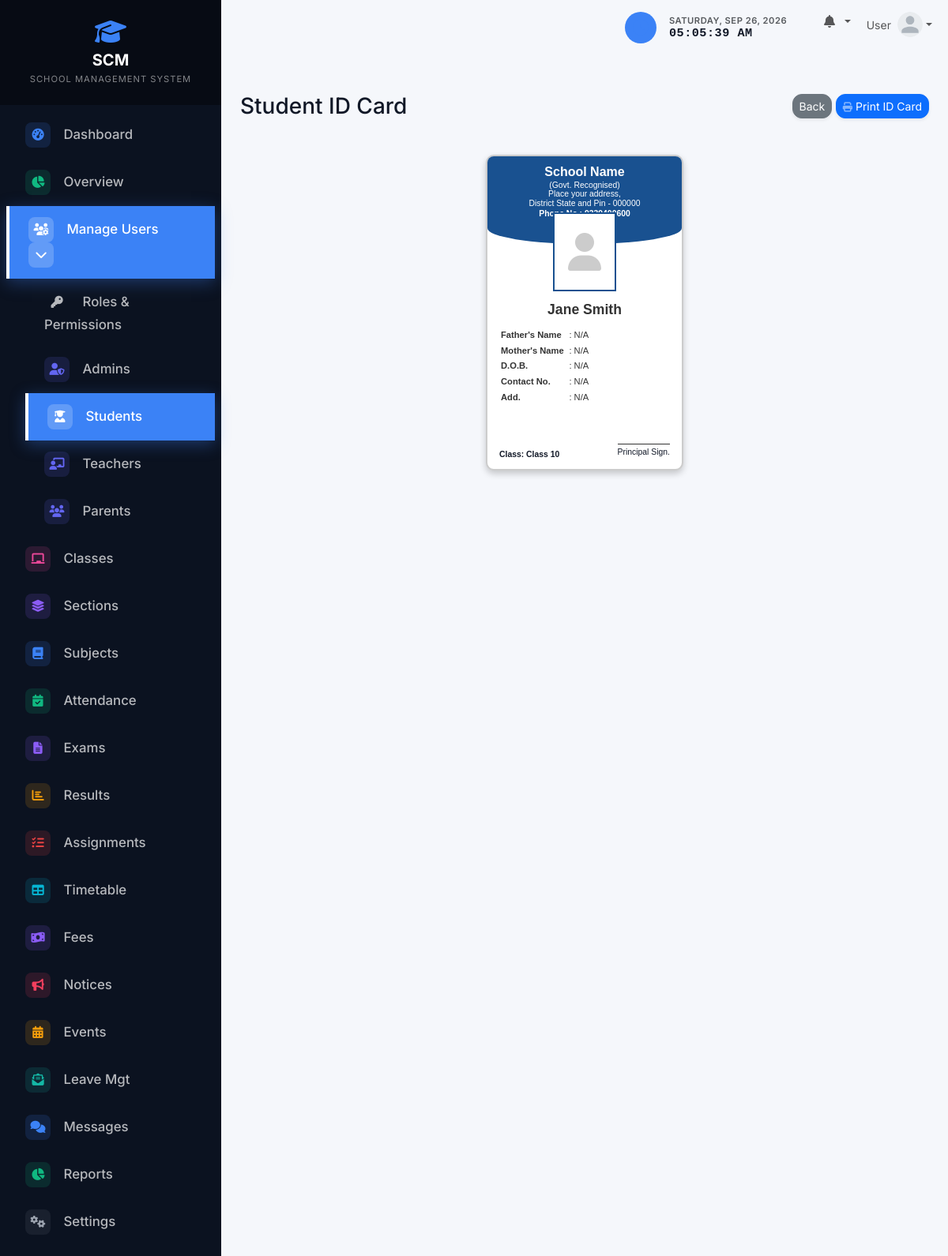
The app's page /admin/students/id_card.php?id=1 (signed in) with its own data.
### tables this page shows
CREATE TABLE IF NOT EXISTS settings (
    setting_key VARCHAR(50) PRIMARY KEY,
    setting_value TEXT
);

CREATE TABLE IF NOT EXISTS students (
    id INT AUTO_INCREMENT PRIMARY KEY,
    user_id INT NOT NULL,
    admission_no VARCHAR(20) NOT NULL UNIQUE,
    roll_number INT,
    first_name VARCHAR(50) NOT NULL,
    last_name VARCHAR(50) NOT NULL,
    gender ENUM('Male', 'Female', 'Other'),
    dob DATE,
    blood_group VARCHAR(10),
    phone VARCHAR(20),
    address TEXT,
    city VARCHAR(50),
    state VARCHAR(50),
    parent_name VARCHAR(100),
    parent_phone VARCHAR(20),
    class_id INT NOT NULL,
    section_id INT NOT NULL,
    admission_date DATE,
    profile_photo VARCHAR(255),
    status ENUM('active', 'inactive') DEFAULT 'active',
    created_at TIMESTAMP DEFAULT CURRENT_TIMESTAMP,
    updated_at TIMESTAMP DEFAULT CURRENT_TIMESTAMP ON UPDATE CURRENT_TIMESTAMP,
    FOREIGN KEY (user_id) REFERENCES users(id) ON DELETE CASCADE,
    FOREIGN KEY (class_id) REFERENCES classes(id) ON DELETE RESTRICT,
    FOREIGN KEY (section_id) REFERENCES sections(id) ON DELETE RESTRICT
);

CREATE TABLE IF NOT EXISTS classes (
    id INT AUTO_INCREMENT PRIMARY KEY,
    name VARCHAR(50) NOT NULL UNIQUE,
    created_at TIMESTAMP DEFAULT CURRENT_TIMESTAMP
);

### config/functions.php (called while the page is built, shortened)
<?php
function get_setting($pdo, $key, $default = '') {
    $stmt = $pdo->prepare("SELECT setting_value FROM settings WHERE setting_key = ?");
    $stmt->execute([$key]);
    $result = $stmt->fetch();
    return $result ? $result['setting_value'] : $default;
}
?>

### admin/students/id_card.php (the view, shortened to what this page needs)
<?php
require_once '../../config/database.php';
require_once '../../config/functions.php';
$id = $_GET['id'] ?? 0;
$stmt = $pdo->prepare("SELECT s.*, c.name as class_name, sec.name as section_name
                       FROM students s
                       LEFT JOIN classes c ON s.class_id = c.id
                       LEFT JOIN sections sec ON s.section_id = sec.id
                       WHERE s.id = ?");
$stmt->execute([$id]);
$student = $stmt->fetch();
include '../../includes/header.php';
?>
<div class="d-sm-flex align-items-center justify-content-between mb-4">
    <h1 class="h3 mb-0 text-gray-800">Student ID Card</h1>
    <div>
        <a href="index.php" class="btn btn-sm btn-secondary shadow-sm">Back</a>
        <button onclick="window.print()" class="btn btn-sm btn-primary shadow-sm"><i class="fas fa-print fa-sm text-white-50"></i> Print ID Card</button>
    </div>
</div>
<div class="row">
    <div class="col-12">
        <div class="id-card-container">
            <div class="id-card">
                <div class="id-card-header">
                    <h5>School Name</h5>
                    <p>(Govt. Recognised)<br>
                    Place your address,<br>
                    District State and Pin - 000000</p>
                    <p><strong>Phone No.: 9339400600</strong></p>
                </div>
                <div class="id-card-photo">
                    <i class="fas fa-user"></i>
                </div>
                <div class="id-card-name">
                    <?= htmlspecialchars($student['first_name'] . ' ' . $student['last_name']) ?>
                </div>
                <div class="id-card-details">
                    <table border="0" cellpadding="2" cellspacing="0">
                        <tr>
                            <td>Father's Name</td>
                            <td>: <?= htmlspecialchars($student['father_name'] ?? 'N/A') ?></td>
                        </tr>
                        <tr>
                            <td>Mother's Name</td>
                            <td>: <?= htmlspecialchars($student['mother_name'] ?? 'N/A') ?></td>
                        </tr>
                        <tr>
                            <td>D.O.B.</td>
                            <td>: <?= htmlspecialchars($student['dob'] ?? 'N/A') ?></td>
                        </tr>
                        <tr>
                            <td>Contact No.</td>
                            <td>: <?= htmlspecialchars($student['phone'] ?? ($student['parent_phone'] ?? 'N/A')) ?></td>
                        </tr>
                        <tr>
                            <td>Add.</td>
                            <td>: <?= htmlspecialchars($student['address'] ?? 'N/A') ?></td>
                        </tr>
                    </table>
                </div>
                <div class="id-card-footer">
                    <div>
                        <br><br>
                        <strong>Class: <?= htmlspecialchars($student['class_name']) ?></strong>
                    </div>
                    <div class="sign">
                        <div class="sign-line">Principal Sign.</div>
                    </div>
                </div>
            </div>
        </div>
    </div>
</div>
<?php include '../../includes/footer.php'; ?>

### includes/sidebar.php (shortened to what this page needs)
<?php
$current_page = $_SERVER['REQUEST_URI'];
$sidebar_school_name = get_setting($pdo, 'school_name', 'SCM - SCHOOL MANAGEMENT');
$name_parts = explode(' - ', $sidebar_school_name, 2);
$main_name = $name_parts[0];
$sub_name = isset($name_parts[1]) ? $name_parts[1] : '';
?>
<nav id="sidebar" class="text-white">
    <div class="sidebar-header p-4 text-center">
        <a href="<?= BASE_URL ?>/index.php" class="text-white text-decoration-none d-flex flex-column align-items-center">
            <i class="fas fa-graduation-cap fa-2x mb-2 text-primary"></i>
            <h5 class="mb-0 fw-bold tracking-wide"><?= htmlspecialchars($main_name) ?></h5>
            <?php if ($sub_name): ?>
            <small class="text-white-50 mt-1" style="font-size: 0.7rem; letter-spacing: 1px;"><?= htmlspecialchars(strtoupper($sub_name)) ?></small>
            <?php endif; ?>
        </a>
    </div>
    <ul class="list-unstyled components p-2">
        <?php if ($_SESSION['user_role'] === 'admin'): ?>
            <li class="<?= strpos($current_page, '/admin/dashboard.php') !== false ? 'active' : '' ?>">
                <a href="<?= BASE_URL ?>/admin/dashboard.php"><i class="fas fa-fw fa-tachometer-alt me-2"></i> Dashboard</a>
            </li>
            <li class="<?= strpos($current_page, '/admin/overview.php') !== false ? 'active' : '' ?>">
                <a href="<?= BASE_URL ?>/admin/overview.php"><i class="fas fa-fw fa-chart-pie me-2"></i> Overview</a>
            </li>
            <?php
                $is_users_active = strpos($current_page, '/admin/admins/') !== false || strpos($current_page, '/admin/roles/') !== false || strpos($current_page, '/admin/students/') !== false || strpos($current_page, '/admin/teachers/') !== false || strpos($current_page, '/admin/parents/') !== false;
            ?>
            <li class="<?= $is_users_active ? 'active' : '' ?>">
                <a href="#usersSubmenu" data-bs-toggle="collapse" aria-expanded="<?= $is_users_active ? 'true' : 'false' ?>" class="manage-users-btn <?= $is_users_active ? '' : 'collapsed' ?>" style="text-decoration: none;">
                    <i class="fas fa-fw fa-users-cog"></i>
                    <span>Manage Users</span>
                    <i class="fas fa-chevron-down dropdown-arrow"></i>
                </a>
                <ul class="collapse list-unstyled <?= $is_users_active ? 'show' : '' ?>" id="usersSubmenu" style="padding-left: 1.5rem;">
                    <li class="<?= strpos($current_page, '/admin/roles/') !== false ? 'active' : '' ?>"><a href="<?= BASE_URL ?>/admin/roles/"><i class="fas fa-fw fa-key me-2"></i> Roles & Permissions</a></li>
                    <li class="<?= strpos($current_page, '/admin/admins/') !== false ? 'active' : '' ?>"><a href="<?= BASE_URL ?>/admin/admins/"><i class="fas fa-fw fa-user-shield me-2"></i> Admins</a></li>
                    <li class="<?= strpos($current_page, '/admin/students/') !== false ? 'active' : '' ?>"><a href="<?= BASE_URL ?>/admin/students/" class="students-active"><i class="fas fa-fw fa-user-graduate me-2"></i> Students</a></li>
                    <li class="<?= strpos($current_page, '/admin/teachers/') !== false ? 'active' : '' ?>"><a href="<?= BASE_URL ?>/admin/teachers/"><i class="fas fa-fw fa-chalkboard-teacher me-2"></i> Teachers</a></li>
                    <li class="<?= strpos($current_page, '/admin/parents/') !== false ? 'active' : '' ?>"><a href="<?= BASE_URL ?>/admin/parents/"><i class="fas fa-fw fa-users me-2"></i> Parents</a></li>
                </ul>
            </li>
            <li class="<?= strpos($current_page, '/admin/classes/') !== false ? 'active' : '' ?>"><a href="<?= BASE_URL ?>/admin/classes/"><i class="fas fa-fw fa-chalkboard me-2"></i> Classes</a></li>
            <li class="<?= strpos($current_page, '/admin/sections/') !== false ? 'active' : '' ?>"><a href="<?= BASE_URL ?>/admin/sections/"><i class="fas fa-fw fa-layer-group me-2"></i> Sections</a></li>
            <li class="<?= strpos($current_page, '/admin/subjects/') !== false ? 'active' : '' ?>"><a href="<?= BASE_URL ?>/admin/subjects/"><i class="fas fa-fw fa-book me-2"></i> Subjects</a></li>
            <li class="<?= strpos($current_page, '/admin/attendance/') !== false ? 'active' : '' ?>"><a href="<?= BASE_URL ?>/admin/attendance/"><i class="fas fa-fw fa-calendar-check me-2"></i> Attendance</a></li>
            <li class="<?= strpos($current_page, '/admin/exams/') !== false ? 'active' : '' ?>"><a href="<?= BASE_URL ?>/admin/exams/"><i class="fas fa-fw fa-file-alt me-2"></i> Exams</a></li>
            <li class="<?= strpos($current_page, '/admin/results/') !== false ? 'active' : '' ?>"><a href="<?= BASE_URL ?>/admin/results/"><i class="fas fa-fw fa-chart-bar me-2"></i> Results</a></li>
            <li class="<?= strpos($current_page, '/admin/assignments/') !== false ? 'active' : '' ?>"><a href="<?= BASE_URL ?>/admin/assignments/"><i class="fas fa-fw fa-tasks me-2"></i> Assignments</a></li>
            <li class="<?= strpos($current_page, '/admin/timetable/') !== false ? 'active' : '' ?>"><a href="<?= BASE_URL ?>/admin/timetable/"><i class="fas fa-fw fa-table me-2"></i> Timetable</a></li>
            <li class="<?= strpos($current_page, '/admin/fees/') !== false ? 'active' : '' ?>"><a href="<?= BASE_URL ?>/admin/fees/"><i class="fas fa-fw fa-money-bill-wave me-2"></i> Fees</a></li>
            <li class="<?= strpos($current_page, '/admin/notices/') !== false ? 'active' : '' ?>"><a href="<?= BASE_URL ?>/admin/notices/"><i class="fas fa-fw fa-bullhorn me-2"></i> Notices</a></li>
            <li class="<?= strpos($current_page, '/admin/events/') !== false ? 'active' : '' ?>"><a href="<?= BASE_URL ?>/admin/events/"><i class="fas fa-fw fa-calendar-alt me-2"></i> Events</a></li>
            <li class="<?= strpos($current_page, '/admin/leaves/') !== false ? 'active' : '' ?>"><a href="<?= BASE_URL ?>/admin/leaves/"><i class="fas fa-fw fa-envelope-open-text me-2"></i> Leave Mgt</a></li>
            <li class="<?= strpos($current_page, '/admin/messages/') !== false ? 'active' : '' ?>"><a href="<?= BASE_URL ?>/admin/messages/"><i class="fas fa-fw fa-comments me-2"></i> Messages</a></li>
            <li class="<?= strpos($current_page, '/admin/reports/') !== false ? 'active' : '' ?>"><a href="<?= BASE_URL ?>/admin/reports/"><i class="fas fa-fw fa-chart-pie me-2"></i> Reports</a></li>
            <li class="<?= strpos($current_page, '/admin/settings/') !== false ? 'active' : '' ?>"><a href="<?= BASE_URL ?>/admin/settings/"><i class="fas fa-fw fa-cogs me-2"></i> Settings</a></li>
        <?php endif; ?>
    </ul>
</nav>

### assets/css/style.css (style rules this page uses)
:root { --bs-primary: #3B82F6; --bs-info: #06B6D4; --bs-success: #10B981; --bs-warning: #F59E0B; --bs-danger: #EF4444; --bs-body-bg: #F5F7FB; --bs-body-color: #111827; --sidebar-bg: #0B1220; --sidebar-header: #070b14; --sidebar-text: rgba(255,255,255,0.7); --sidebar-hover: rgba(255,255,255,0.1); }
.theme-admin { --bs-primary: #3B82F6; --bs-info: #06B6D4; --bs-body-bg: #F5F7FB; --bs-body-color: #111827; --sidebar-bg: #0B1220; --sidebar-header: #070b14; }
body { font-family: 'Inter', sans-serif; background-color: var(--bs-body-bg); color: var(--bs-body-color); }
.text-primary { color: var(--bs-primary) !important; }
.btn { border-radius: 12px; }
#sidebar { min-width: 280px; max-width: 280px; min-height: 100vh; transition: all 0.25s cubic-bezier(0.4, 0, 0.2, 1); background: var(--sidebar-bg) !important; }
#sidebar .sidebar-header { background: var(--sidebar-header); transition: all 0.25s; }
#sidebar ul.components { padding: 20px 0; }
#sidebar ul li a { padding: 14px 24px; font-size: 1.05em; display: block; color: var(--sidebar-text); text-decoration: none; font-weight: 500; position: relative; overflow: hidden; transition: background-color 0.3s ease, transform 0.3s ease, color 0.3s ease, box-shadow 0.3s ease; }
#sidebar ul li.active > a { background: var(--bs-primary); color: #ffffff; box-shadow: 0 5px 20px rgba(63, 130, 244, 0.35); transition: all 0.3s ease; border-left: 4px solid #fff; }
#sidebar ul li.active > a::before { content: ""; position: absolute; top: 0; left: -100%; width: 50%; height: 100%; background: linear-gradient( 90deg, transparent, rgba(255,255,255,0.25), transparent ); transform: skewX(-20deg); animation: buttonShine 3s infinite; }
#sidebar ul li a i { transition: transform 0.3s ease, color 0.3s ease; }
#sidebar ul.components li a i { width: 32px; height: 32px; display: inline-flex; align-items: center; justify-content: center; border-radius: 8px; margin-right: 12px !important; font-size: 0.95rem; transition: all 0.3s; }
#sidebar ul.components li a i.fa-tachometer-alt { background: rgba(59, 130, 246, 0.15); color: #3b82f6; }
#sidebar ul.components li a i.fa-chart-pie { background: rgba(16, 185, 129, 0.15); color: #10b981; }
#sidebar ul.components li a i.fa-users-cog, #sidebar ul.components li a i.fa-user-shield, #sidebar ul.components li a i.fa-user-graduate, #sidebar ul.components li a i.fa-chalkboard-teacher, #sidebar ul.components li a i.fa-users, #sidebar ul.components li a i.fa-user { background: rgba(99, 102, 241, 0.15); color: #6366f1; }
#sidebar ul.components li a i.fa-chalkboard { background: rgba(236, 72, 153, 0.15); color: #ec4899; }
#sidebar ul.components li a i.fa-layer-group { background: rgba(139, 92, 246, 0.15); color: #8b5cf6; }
#sidebar ul.components li a i.fa-book { background: rgba(59, 130, 246, 0.15); color: #3b82f6; }
#sidebar ul.components li a i.fa-calendar-check { background: rgba(16, 185, 129, 0.15); color: #10b981; }
#sidebar ul.components li a i.fa-file-alt { background: rgba(139, 92, 246, 0.15); color: #8b5cf6; }
#sidebar ul.components li a i.fa-chart-bar { background: rgba(245, 158, 11, 0.15); color: #f59e0b; }
#sidebar ul.components li a i.fa-tasks { background: rgba(239, 68, 68, 0.15); color: #ef4444; }
#sidebar ul.components li a i.fa-table { background: rgba(6, 182, 212, 0.15); color: #06b6d4; }
#sidebar ul.components li a i.fa-calendar-alt { background: rgba(245, 158, 11, 0.15); color: #f59e0b; }
#sidebar ul.components li a i.fa-money-bill-wave { background: rgba(139, 92, 246, 0.15); color: #8b5cf6; }
#sidebar ul.components li a i.fa-bullhorn { background: rgba(244, 63, 94, 0.15); color: #f43f5e; }
#sidebar ul.components li a i.fa-envelope-open-text { background: rgba(20, 184, 166, 0.15); color: #14b8a6; }
#sidebar ul.components li a i.fa-comments { background: rgba(59, 130, 246, 0.15); color: #3b82f6; }
#sidebar ul.components li a i.fa-cogs { background: rgba(107, 114, 128, 0.15); color: #9ca3af; }
#sidebar ul li.active > a i, #sidebar ul li a:hover i { background: rgba(255, 255, 255, 0.2) !important; color: #fff !important; }

### records on screen
settings: setting_value "SCM", setting_value "SCHOOL MANAGEMENT SYSTEM"
students: first_name+last_name "Jane Smith", dob "N/A", phone+parent_phone "N/A", address "N/A", class.name "Class 10"

### other values on screen
$_SESSION['name'] "User"
$student['father_name'] "N/A"
$student['mother_name'] "N/A"
